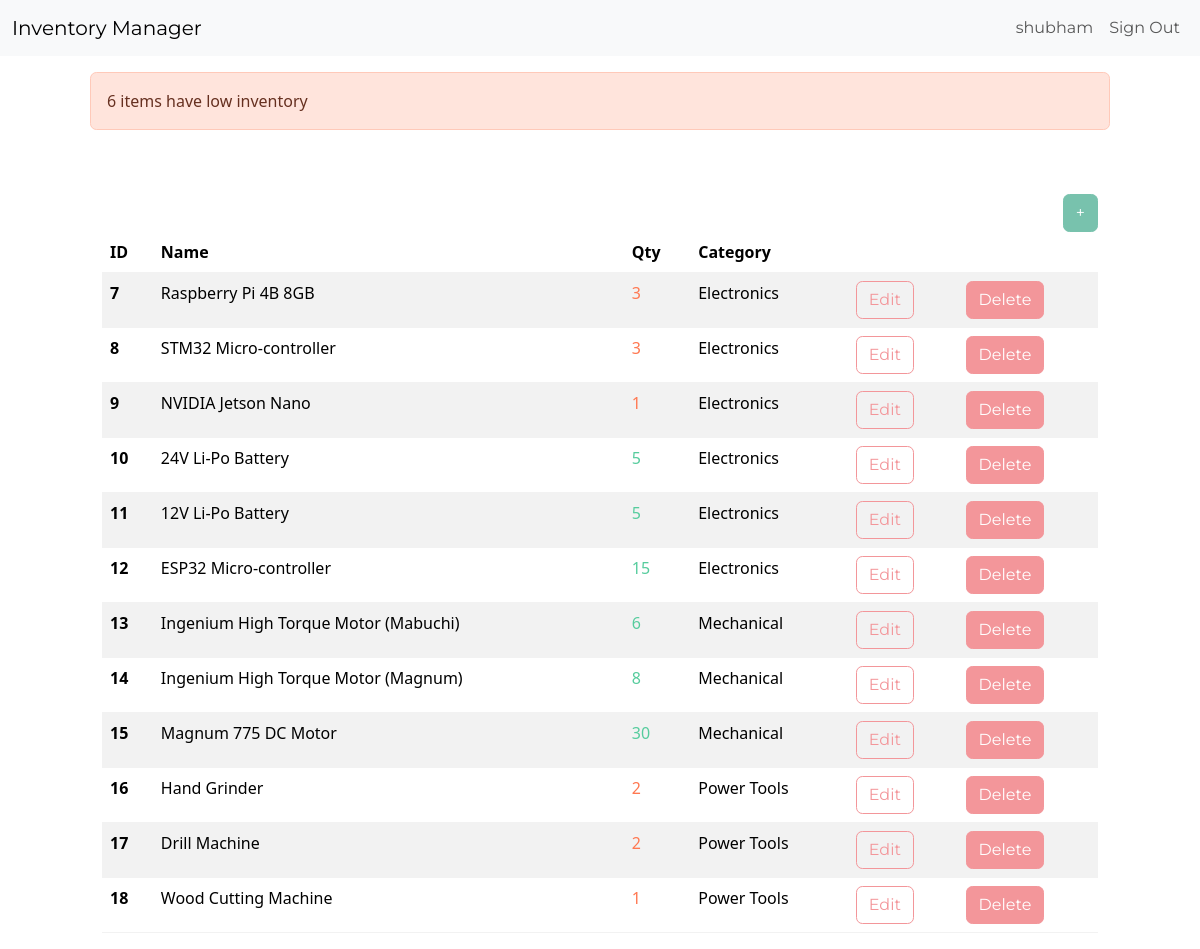
/dashboard/ (signed in), run on the app's committed database.
### inventory/models.py (models this page shows, shortened)
class InventoryItem(models.Model):
	name = models.CharField(max_length=200)
	quantity = models.IntegerField()
	category = models.ForeignKey('Category', on_delete=models.SET_NULL, blank=True, null=True)
	date_created = models.DateTimeField(auto_now_add=True)
	user = models.ForeignKey(User, on_delete=models.CASCADE)

class Category(models.Model):
	name = models.CharField(max_length=200)
	class Meta:
		verbose_name_plural = 'categories'

### inventory/views.py (the view)
# urls.py: path('dashboard/', Dashboard.as_view(), name='dashboard'),
class Dashboard(LoginRequiredMixin, View):
	def get(self, request):
		items = InventoryItem.objects.filter(user=self.request.user.id).order_by('id')
		low_inventory = InventoryItem.objects.filter(
			user=self.request.user.id,
			quantity__lte=LOW_QUANTITY
		)
		if low_inventory.count() > 0:
			if low_inventory.count() > 1:
				messages.error(request, f'{low_inventory.count()} items have low inventory')
			else:
				messages.error(request, f'{low_inventory.count()} item has low inventory')
		low_inventory_ids = InventoryItem.objects.filter(
			user=self.request.user.id,
			quantity__lte=LOW_QUANTITY
		).values_list('id', flat=True)
		return render(request, 'inventory/dashboard.html', {'items': items, 'low_inventory_ids': low_inventory_ids})

### inventory/templates/inventory/dashboard.html (shortened to what this page needs)
{% extends 'inventory/base.html' %}
{% block content %}
	{% if messages %}
		<div class="row mt-3">
			{% for message in messages %}
				{% if message.tags == 'error' %}
					<div class="col-md-10 col-12 mx-auto alert alert-danger">
						{{ message }}
					</div>
				{% else %}
					<div class="col-md-10 col-12 mx-auto alert alert-success">
						{{ message }}
					</div>
				{% endif %}
			{% endfor %}
		</div>
	{% endif %}
	<div class="row">
		<div class="col-md-10 col-12 mx-auto mt-5">
			<div class="d-flex justify-content-end">
				<a href="{% url 'add-item' %}" class="btn btn-primary">+</a>
			</div>
			<table class="table table-hover table-striped">
				<thead>
					<tr>
						<th scope="col">ID</th>
						<th scope="col">Name</th>
						<th scope="col">Qty</th>
						<th scope="col">Category</th>
						<th scope="col"></th>
						<th scope="col"></th>
					</tr>
				</thead>
				<tbody>
					{% for item in items %}
					<tr>
						<th scope="row">{{ item.id }}</th>
						<td>{{ item.name }}</td>
						{% if item.id in low_inventory_ids %}
							<td class="text-danger">{{ item.quantity }}</td>
						{% else %}
							<td class="text-success">{{ item.quantity }}</td>
						{% endif %}
						<td>{{ item.category.name }}</td>
						<td><a href="{% url 'edit-item' item.id %}" class="btn btn-outline-secondary">Edit</a></td>
						<td><a href="{% url 'delete-item' item.id %}" class="btn btn-secondary">Delete</a></td>
					</tr>
					{% endfor %}
				</tbody>
			</table>
		</div>
	</div>
{% endblock content %}

### inventory/templates/inventory/base.html (shortened to what this page needs)
<!DOCTYPE html>
<html lang="en">
<head>
	<link href="https://bootswatch.com/5/minty/bootstrap.min.css" rel="stylesheet">
</head>
<body>
	{% include 'inventory/navigation.html' %}
	{% block content %}
	{% endblock content %}
</body>
</html>

### inventory/templates/inventory/navigation.html (shortened to what this page needs)
<nav class="navbar navbar-expand-lg bg-light">
	<div class="container-fluid">
		<a class="navbar-brand" href="{% url 'index' %}">Inventory Manager</a>
		<div class="collapse navbar-collapse justify-content-end" id="navbarNav">
			<ul class="navbar-nav">
				{% if user.is_authenticated %}
					<li class="nav-item">
						<a class="nav-link" href="#">{{ user.username }}</a>
					</li>
					<li class="nav-item">
						<a class="nav-link" href="{% url 'logout' %}">Sign Out</a>
					</li>
				{% endif %}
			</ul>
		</div>
	</div>
</nav>

### data on the page
InventoryItem: id "7", name "Raspberry Pi 4B 8GB", quantity "3", category.name "Electronics"
InventoryItem: id "8", name "STM32 Micro-controller", quantity "3", category.name "Electronics"
InventoryItem: id "9", name "NVIDIA Jetson Nano", quantity "1", category.name "Electronics"
InventoryItem: id "10", name "24V Li-Po Battery", quantity "5", category.name "Electronics"
InventoryItem: id "11", name "12V Li-Po Battery", quantity "5", category.name "Electronics"
InventoryItem: id "12", name "ESP32 Micro-controller", quantity "15", category.name "Electronics"
InventoryItem: id "13", name "Ingenium High Torque Motor (Mabuchi)", quantity "6", category.name "Mechanical"
InventoryItem: id "14", name "Ingenium High Torque Motor (Magnum)", quantity "8", category.name "Mechanical"
InventoryItem: id "15", name "Magnum 775 DC Motor", quantity "30", category.name "Mechanical"
InventoryItem: id "16", name "Hand Grinder", quantity "2", category.name "Power Tools"
InventoryItem: id "17", name "Drill Machine", quantity "2", category.name "Power Tools"
InventoryItem: id "18", name "Wood Cutting Machine", quantity "1", category.name "Power Tools"

### other printed values
{{ user.username }} "shubham"
{{ message }} "6 items have low inventory"
